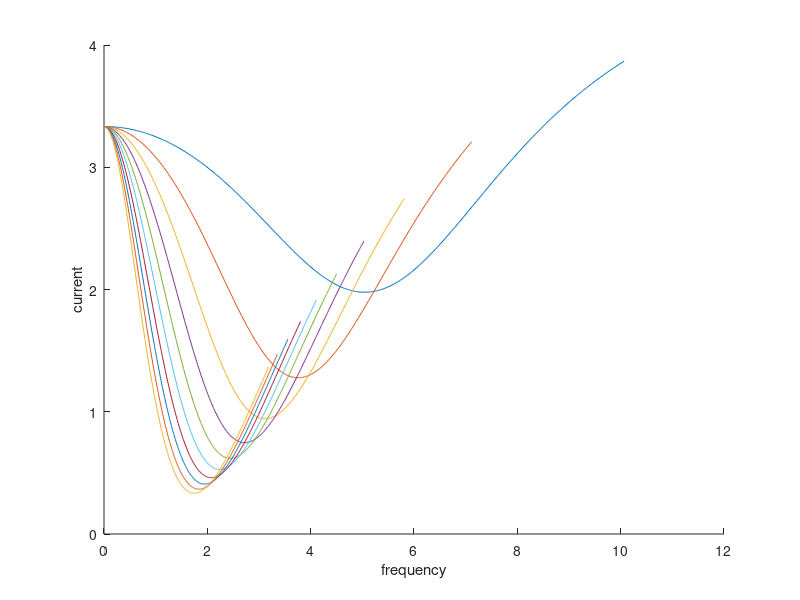

Write MATLAB code to recreate this figure.
vs=200;
r1=20;
r=40;
c=0.001;
for l=1:10;
fr=1/(2*pi*sqrt(l*c));
step=2*fr/500;
f=[0:step:2*fr];
lv=length(f);
for k=1:lv
    xl=r1+(2*pi*f(k)*l*1i);
    xc=1/(2*pi*f(k)*c*1i);
    x=xl*xc/(xl+xc);
    z(k)=r+x;
    current(k)=vs/z(k);
hold on;
end;
plot(f,current)
end;
xlabel('frequency')
ylabel('current')
